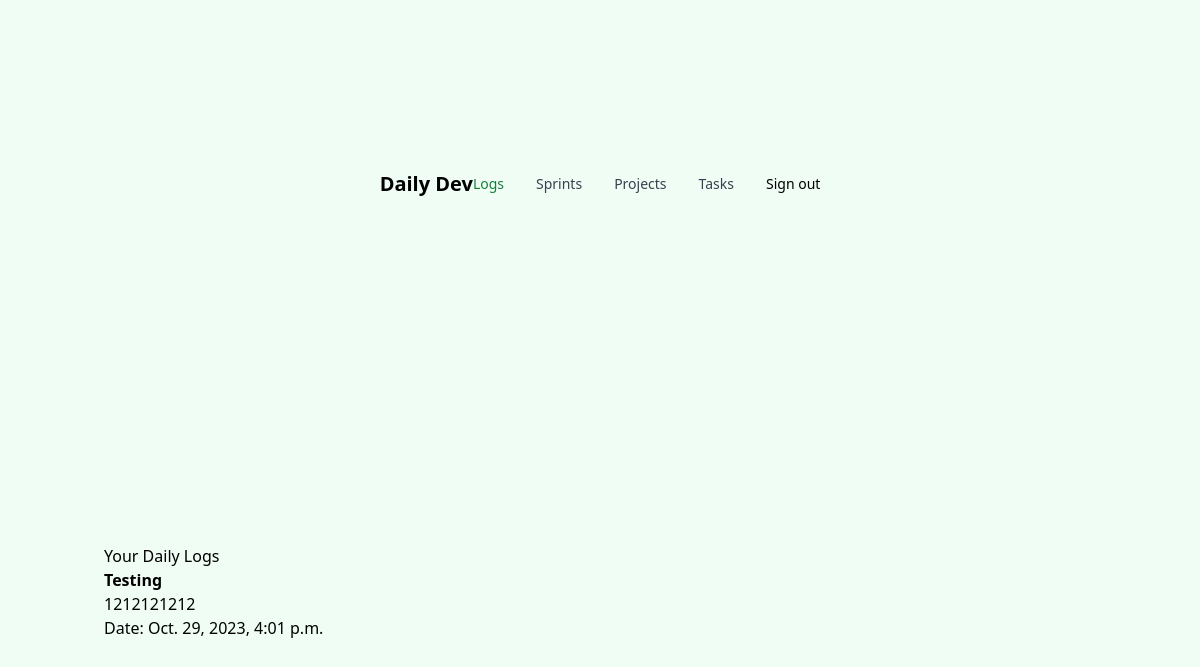
/logs/, run on the app's committed database.
### dailylogs/models.py (models this page shows, shortened)
class DailyLog(models.Model):
    title = models.CharField(max_length=200)
    description = models.TextField(null=True, blank=True)
    date = models.DateTimeField(auto_now_add=True)
    tasks = models.ManyToManyField(Task, blank=True, related_name='daily_logs')
    user = models.ForeignKey(User, on_delete=models.CASCADE)

### dailylogs/views.py (the view)
# urls.py: path('logs/', dailylog_list, name='dailylog_list'),
def dailylog_list(request):
    dailylogs = DailyLog.objects.all()
    context = {'dailylogs': dailylogs}
    return render(request, 'dailylogs/dailylog_list.html', context)

### templates/dailylogs/dailylog_list.html (shortened to what this page needs)
{% extends 'base.html' %}
{% block content %}
<div className="flex gap-4">
  <h1>Your Daily Logs</h1>
  <ul>
    {% for log in dailylogs %}
    <li>
      <strong>{{ log.title }}</strong>
      <p>{{ log.description }}</p>
      <p>Date: {{ log.date }}</p>
    </li>
    {% empty %}
    <li>No daily logs found.</li>
    {% endfor %}
  </ul>
</div>
{% endblock %}

### data on the page
DailyLog: title "Testing", description "1212121212", date "Oct. 29, 2023, 4:01 p.m."
